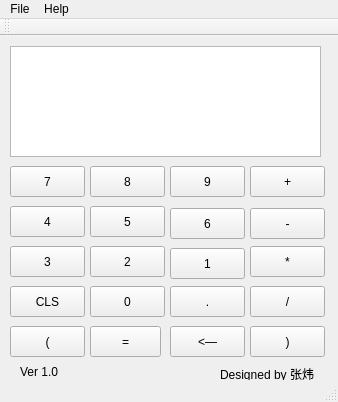
<?xml version="1.0" encoding="UTF-8"?>
<ui version="4.0">
 <class>MainWindow</class>
 <widget class="QMainWindow" name="MainWindow">
  <property name="geometry">
   <rect>
    <x>0</x>
    <y>0</y>
    <width>338</width>
    <height>402</height>
   </rect>
  </property>
  <property name="windowTitle">
   <string>计算器</string>
  </property>
  <widget class="QWidget" name="centralWidget">
   <widget class="QTextEdit" name="text_screen">
    <property name="geometry">
     <rect>
      <x>10</x>
      <y>10</y>
      <width>311</width>
      <height>111</height>
     </rect>
    </property>
   </widget>
   <widget class="QPushButton" name="pushButton7">
    <property name="geometry">
     <rect>
      <x>10</x>
      <y>130</y>
      <width>75</width>
      <height>31</height>
     </rect>
    </property>
    <property name="text">
     <string>7</string>
    </property>
   </widget>
   <widget class="QPushButton" name="pushButton8">
    <property name="geometry">
     <rect>
      <x>90</x>
      <y>130</y>
      <width>75</width>
      <height>31</height>
     </rect>
    </property>
    <property name="text">
     <string>8</string>
    </property>
   </widget>
   <widget class="QPushButton" name="pushButton9">
    <property name="geometry">
     <rect>
      <x>170</x>
      <y>130</y>
      <width>75</width>
      <height>31</height>
     </rect>
    </property>
    <property name="text">
     <string>9</string>
    </property>
   </widget>
   <widget class="QPushButton" name="pushButton4">
    <property name="geometry">
     <rect>
      <x>10</x>
      <y>170</y>
      <width>75</width>
      <height>31</height>
     </rect>
    </property>
    <property name="text">
     <string>4</string>
    </property>
   </widget>
   <widget class="QPushButton" name="pushButton5">
    <property name="geometry">
     <rect>
      <x>90</x>
      <y>170</y>
      <width>75</width>
      <height>31</height>
     </rect>
    </property>
    <property name="text">
     <string>5</string>
    </property>
   </widget>
   <widget class="QPushButton" name="pushButton6">
    <property name="geometry">
     <rect>
      <x>170</x>
      <y>172</y>
      <width>75</width>
      <height>31</height>
     </rect>
    </property>
    <property name="text">
     <string>6</string>
    </property>
   </widget>
   <widget class="QPushButton" name="pushButton3">
    <property name="geometry">
     <rect>
      <x>10</x>
      <y>210</y>
      <width>75</width>
      <height>31</height>
     </rect>
    </property>
    <property name="text">
     <string>3</string>
    </property>
   </widget>
   <widget class="QPushButton" name="pushButton2">
    <property name="geometry">
     <rect>
      <x>90</x>
      <y>210</y>
      <width>75</width>
      <height>31</height>
     </rect>
    </property>
    <property name="text">
     <string>2</string>
    </property>
   </widget>
   <widget class="QPushButton" name="pushButton1">
    <property name="geometry">
     <rect>
      <x>170</x>
      <y>212</y>
      <width>75</width>
      <height>31</height>
     </rect>
    </property>
    <property name="text">
     <string>1</string>
    </property>
   </widget>
   <widget class="QPushButton" name="pushButtonPlus">
    <property name="geometry">
     <rect>
      <x>250</x>
      <y>130</y>
      <width>75</width>
      <height>31</height>
     </rect>
    </property>
    <property name="text">
     <string>+</string>
    </property>
   </widget>
   <widget class="QPushButton" name="pushButtonSub">
    <property name="geometry">
     <rect>
      <x>250</x>
      <y>172</y>
      <width>75</width>
      <height>31</height>
     </rect>
    </property>
    <property name="text">
     <string>-</string>
    </property>
   </widget>
   <widget class="QPushButton" name="pushButtonMul">
    <property name="geometry">
     <rect>
      <x>250</x>
      <y>210</y>
      <width>75</width>
      <height>31</height>
     </rect>
    </property>
    <property name="text">
     <string>*</string>
    </property>
   </widget>
   <widget class="QPushButton" name="pushButtonDiv">
    <property name="geometry">
     <rect>
      <x>250</x>
      <y>250</y>
      <width>75</width>
      <height>31</height>
     </rect>
    </property>
    <property name="text">
     <string>/</string>
    </property>
   </widget>
   <widget class="QPushButton" name="pushButtonPoint">
    <property name="geometry">
     <rect>
      <x>170</x>
      <y>250</y>
      <width>75</width>
      <height>31</height>
     </rect>
    </property>
    <property name="text">
     <string>.</string>
    </property>
   </widget>
   <widget class="QPushButton" name="pushButton0">
    <property name="geometry">
     <rect>
      <x>90</x>
      <y>250</y>
      <width>75</width>
      <height>31</height>
     </rect>
    </property>
    <property name="text">
     <string>0</string>
    </property>
   </widget>
   <widget class="QPushButton" name="pushButtonClear">
    <property name="geometry">
     <rect>
      <x>10</x>
      <y>250</y>
      <width>75</width>
      <height>31</height>
     </rect>
    </property>
    <property name="text">
     <string>CLS</string>
    </property>
   </widget>
   <widget class="QPushButton" name="pushButtonLeft">
    <property name="geometry">
     <rect>
      <x>10</x>
      <y>290</y>
      <width>75</width>
      <height>31</height>
     </rect>
    </property>
    <property name="text">
     <string>(</string>
    </property>
   </widget>
   <widget class="QPushButton" name="pushButtonRight">
    <property name="geometry">
     <rect>
      <x>250</x>
      <y>290</y>
      <width>75</width>
      <height>31</height>
     </rect>
    </property>
    <property name="text">
     <string>)</string>
    </property>
   </widget>
   <widget class="QPushButton" name="pushButtonEqual">
    <property name="geometry">
     <rect>
      <x>90</x>
      <y>290</y>
      <width>71</width>
      <height>31</height>
     </rect>
    </property>
    <property name="text">
     <string>=</string>
    </property>
   </widget>
   <widget class="QPushButton" name="pushButton">
    <property name="geometry">
     <rect>
      <x>170</x>
      <y>290</y>
      <width>75</width>
      <height>31</height>
     </rect>
    </property>
    <property name="text">
     <string>&lt;—</string>
    </property>
   </widget>
   <widget class="QLabel" name="label">
    <property name="geometry">
     <rect>
      <x>220</x>
      <y>330</y>
      <width>101</width>
      <height>16</height>
     </rect>
    </property>
    <property name="text">
     <string>Designed by 张炜</string>
    </property>
   </widget>
   <widget class="QLabel" name="label_2">
    <property name="geometry">
     <rect>
      <x>20</x>
      <y>330</y>
      <width>54</width>
      <height>12</height>
     </rect>
    </property>
    <property name="text">
     <string>Ver 1.0</string>
    </property>
   </widget>
  </widget>
  <widget class="QMenuBar" name="menuBar">
   <property name="geometry">
    <rect>
     <x>0</x>
     <y>0</y>
     <width>338</width>
     <height>23</height>
    </rect>
   </property>
   <widget class="QMenu" name="menuFile">
    <property name="title">
     <string>File</string>
    </property>
    <addaction name="actionOpen"/>
   </widget>
   <widget class="QMenu" name="menuHelp">
    <property name="title">
     <string>Help</string>
    </property>
   </widget>
   <addaction name="menuFile"/>
   <addaction name="menuHelp"/>
  </widget>
  <widget class="QToolBar" name="mainToolBar">
   <attribute name="toolBarArea">
    <enum>TopToolBarArea</enum>
   </attribute>
   <attribute name="toolBarBreak">
    <bool>false</bool>
   </attribute>
  </widget>
  <widget class="QStatusBar" name="statusBar"/>
  <action name="actionOpen">
   <property name="text">
    <string>Open</string>
   </property>
  </action>
 </widget>
 <layoutdefault spacing="6" margin="11"/>
 <resources/>
 <connections/>
</ui>
